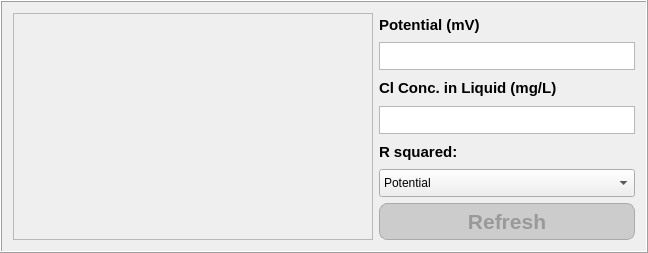
         <widget class="QFrame" name="data_frame">
          <property name="sizePolicy">
           <sizepolicy hsizetype="Expanding" vsizetype="Expanding">
            <horstretch>1</horstretch>
            <verstretch>1</verstretch>
           </sizepolicy>
          </property>
          <property name="styleSheet">
           <string notr="true">b</string>
          </property>
          <property name="frameShape">
           <enum>QFrame::Shape::Box</enum>
          </property>
          <property name="frameShadow">
           <enum>QFrame::Shadow::Raised</enum>
          </property>
          <layout class="QHBoxLayout" name="horizontalLayout_11" stretch="1,0">
           <item>
            <widget class="QFrame" name="graph_frame">
             <property name="sizePolicy">
              <sizepolicy hsizetype="Expanding" vsizetype="Expanding">
               <horstretch>0</horstretch>
               <verstretch>0</verstretch>
              </sizepolicy>
             </property>
             <property name="minimumSize">
              <size>
               <width>360</width>
               <height>0</height>
              </size>
             </property>
             <property name="frameShape">
              <enum>QFrame::Shape::StyledPanel</enum>
             </property>
             <property name="frameShadow">
              <enum>QFrame::Shadow::Raised</enum>
             </property>
            </widget>
           </item>
           <item>
            <layout class="QVBoxLayout" name="verticalLayout_4" stretch="1,1,1,1,1,1,1">
             <item>
              <widget class="QLabel" name="potential_label">
               <property name="sizePolicy">
                <sizepolicy hsizetype="Minimum" vsizetype="Expanding">
                 <horstretch>0</horstretch>
                 <verstretch>0</verstretch>
                </sizepolicy>
               </property>
               <property name="maximumSize">
                <size>
                 <width>16777215</width>
                 <height>40</height>
                </size>
               </property>
               <property name="font">
                <font>
                 <pointsize>11</pointsize>
                 <bold>true</bold>
                </font>
               </property>
               <property name="styleSheet">
                <string notr="true">color: black;
</string>
               </property>
               <property name="text">
                <string>Potential (mV)</string>
               </property>
              </widget>
             </item>
             <item>
              <widget class="QTextEdit" name="potential_input">
               <property name="sizePolicy">
                <sizepolicy hsizetype="Minimum" vsizetype="Minimum">
                 <horstretch>0</horstretch>
                 <verstretch>0</verstretch>
                </sizepolicy>
               </property>
               <property name="minimumSize">
                <size>
                 <width>0</width>
                 <height>28</height>
                </size>
               </property>
               <property name="maximumSize">
                <size>
                 <width>16777215</width>
                 <height>36</height>
                </size>
               </property>
              </widget>
             </item>
             <item>
              <widget class="QLabel" name="cl_conc_label">
               <property name="sizePolicy">
                <sizepolicy hsizetype="Minimum" vsizetype="Expanding">
                 <horstretch>0</horstretch>
                 <verstretch>0</verstretch>
                </sizepolicy>
               </property>
               <property name="minimumSize">
                <size>
                 <width>0</width>
                 <height>0</height>
                </size>
               </property>
               <property name="maximumSize">
                <size>
                 <width>16777215</width>
                 <height>40</height>
                </size>
               </property>
               <property name="font">
                <font>
                 <pointsize>11</pointsize>
                 <bold>true</bold>
                </font>
               </property>
               <property name="styleSheet">
                <string notr="true">color: black;
</string>
               </property>
               <property name="text">
                <string>Cl Conc. in Liquid (mg/L)</string>
               </property>
              </widget>
             </item>
             <item>
              <widget class="QTextEdit" name="cl_conc_input">
               <property name="sizePolicy">
                <sizepolicy hsizetype="Minimum" vsizetype="Minimum">
                 <horstretch>0</horstretch>
                 <verstretch>0</verstretch>
                </sizepolicy>
               </property>
               <property name="minimumSize">
                <size>
                 <width>0</width>
                 <height>28</height>
                </size>
               </property>
               <property name="maximumSize">
                <size>
                 <width>16777215</width>
                 <height>36</height>
                </size>
               </property>
              </widget>
             </item>
             <item>
              <layout class="QHBoxLayout" name="horizontalLayout_5" stretch="1,1">
               <item>
                <widget class="QLabel" name="r_squared_label">
                 <property name="enabled">
                  <bool>false</bool>
                 </property>
                 <property name="sizePolicy">
                  <sizepolicy hsizetype="Minimum" vsizetype="Expanding">
                   <horstretch>0</horstretch>
                   <verstretch>0</verstretch>
                  </sizepolicy>
                 </property>
                 <property name="minimumSize">
                  <size>
                   <width>0</width>
                   <height>0</height>
                  </size>
                 </property>
                 <property name="maximumSize">
                  <size>
                   <width>16777215</width>
                   <height>40</height>
                  </size>
                 </property>
                 <property name="font">
                  <font>
                   <pointsize>11</pointsize>
                   <bold>true</bold>
                  </font>
                 </property>
                 <property name="styleSheet">
                  <string notr="true">color: black;
</string>
                 </property>
                 <property name="text">
                  <string>R squared:</string>
                 </property>
                </widget>
               </item>
               <item>
                <widget class="QLabel" name="r_squared_label_2">
                 <property name="sizePolicy">
                  <sizepolicy hsizetype="Minimum" vsizetype="Preferred">
                   <horstretch>0</horstretch>
                   <verstretch>0</verstretch>
                  </sizepolicy>
                 </property>
                 <property name="minimumSize">
                  <size>
                   <width>0</width>
                   <height>0</height>
                  </size>
                 </property>
                 <property name="maximumSize">
                  <size>
                   <width>16777215</width>
                   <height>40</height>
                  </size>
                 </property>
                 <property name="font">
                  <font>
                   <pointsize>11</pointsize>
                   <bold>true</bold>
                  </font>
                 </property>
                 <property name="text">
                  <string/>
                 </property>
                </widget>
               </item>
              </layout>
             </item>
             <item>
              <widget class="QComboBox" name="r_squared_input">
               <property name="sizePolicy">
                <sizepolicy hsizetype="Minimum" vsizetype="Preferred">
                 <horstretch>0</horstretch>
                 <verstretch>0</verstretch>
                </sizepolicy>
               </property>
               <property name="minimumSize">
                <size>
                 <width>0</width>
                 <height>28</height>
                </size>
               </property>
               <property name="maximumSize">
                <size>
                 <width>16777215</width>
                 <height>36</height>
                </size>
               </property>
               <property name="styleSheet">
                <string notr="true">color: black;

</string>
               </property>
               <property name="frame">
                <bool>true</bool>
               </property>
               <item>
                <property name="text">
                 <string>Potential</string>
                </property>
               </item>
               <item>
                <property name="text">
                 <string>Concentration</string>
                </property>
               </item>
              </widget>
             </item>
             <item>
              <widget class="QPushButton" name="refresh_plot_button">
               <property name="enabled">
                <bool>false</bool>
               </property>
               <property name="sizePolicy">
                <sizepolicy hsizetype="Minimum" vsizetype="Preferred">
                 <horstretch>0</horstretch>
                 <verstretch>0</verstretch>
                </sizepolicy>
               </property>
               <property name="font">
                <font>
                 <pointsize>16</pointsize>
                 <bold>true</bold>
                </font>
               </property>
               <property name="styleSheet">
                <string notr="true">QPushButton {
    background-color: lightgray;
    border: 1px solid #888;
    border-radius: 8px;
    padding: 5px;
}

QPushButton:disabled {
    background-color: #cccccc;
    color: #999999;
    border: 1px solid #aaaaaa;
}
</string>
               </property>
               <property name="text">
                <string>Refresh</string>
               </property>
              </widget>
             </item>
            </layout>
           </item>
          </layout>
         </widget>
